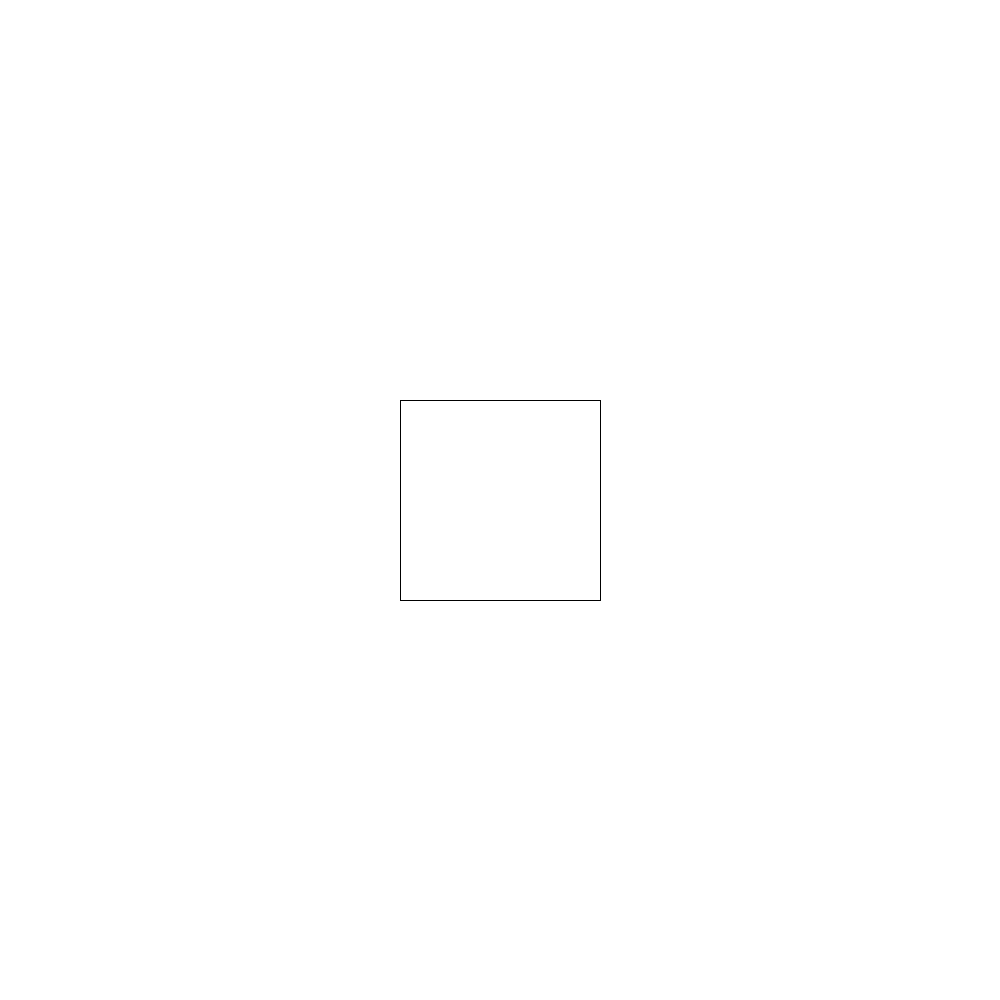
Frame 1 (no input)
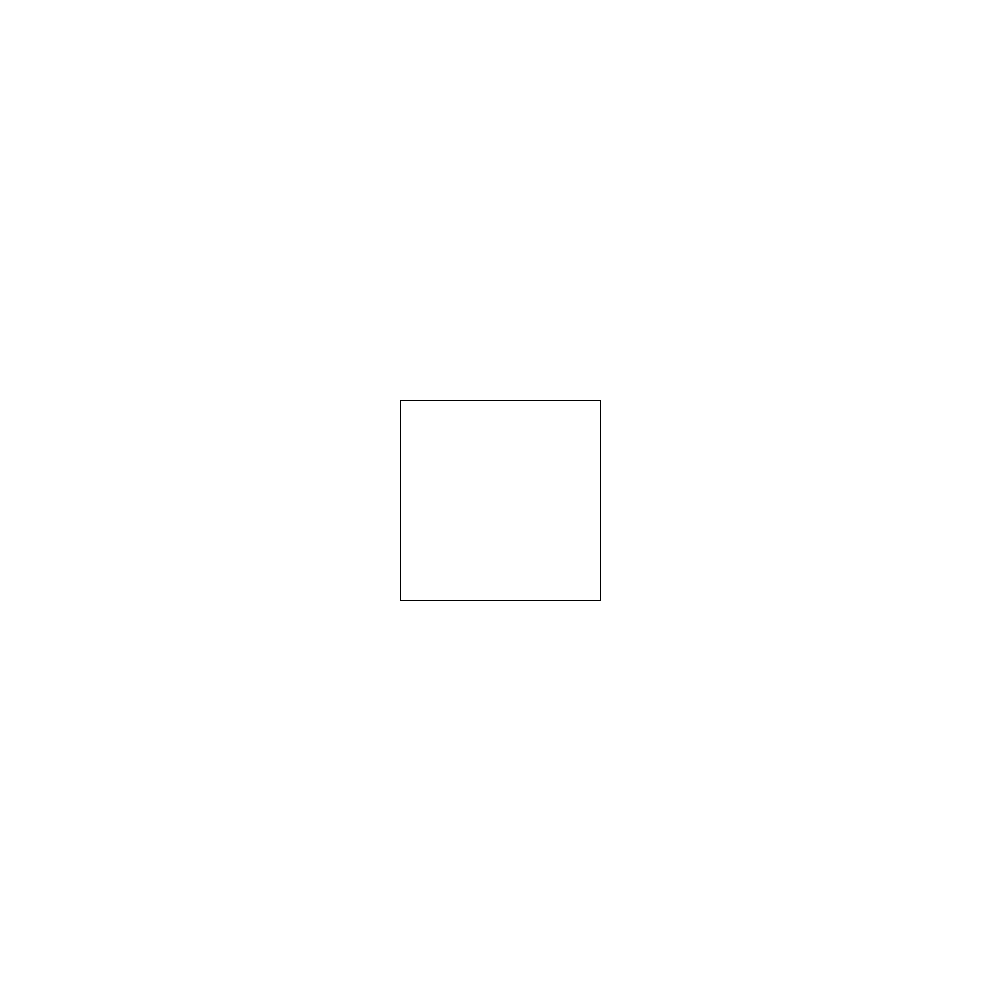
Frame 60 (the mouse pressed at the canvas centre just before this capture)
Frame 120 (the mouse held since frame 60 and released just before this capture): identical to frame 60, image omitted

The Processing sketch that drew these frames (run headless with seeded random() and noise(); from frame 60 on, the mouse is pressed at the canvas centre):

// Processing sketch: sketch_9_4
// ── sketch_9_4.pde
int x = 400;
int y = 400;
int b = 600;
int h = 600;



void setup(){
size(1000,1000);
background(255);
  
}

void draw(){
  methode(x,y,b,h);
  
}
void methode(int x, int y, int b, int h){
  line(x,y,b,y);
  line(b,y,b,h);
  line(b,h,x,h);
  line(x,h,x,y);
  
}
